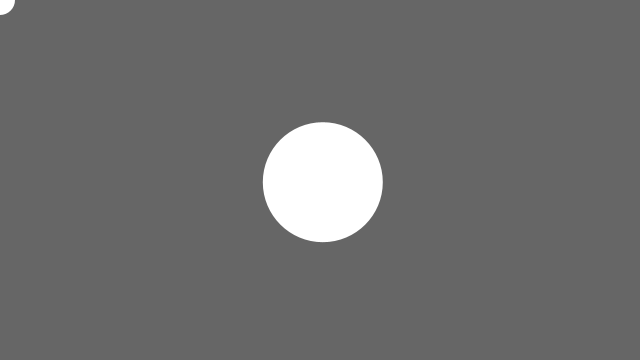
Frame 1 (no input)
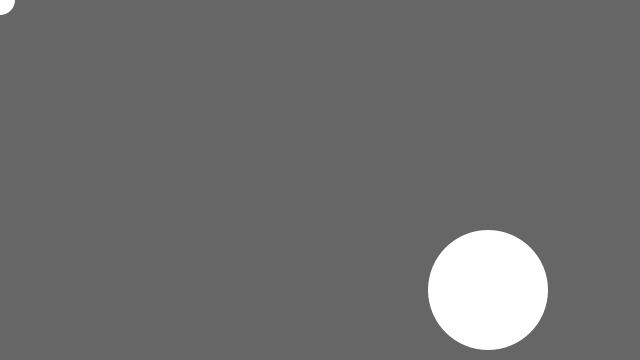
Frame 60 (the mouse pressed at the canvas centre just before this capture)
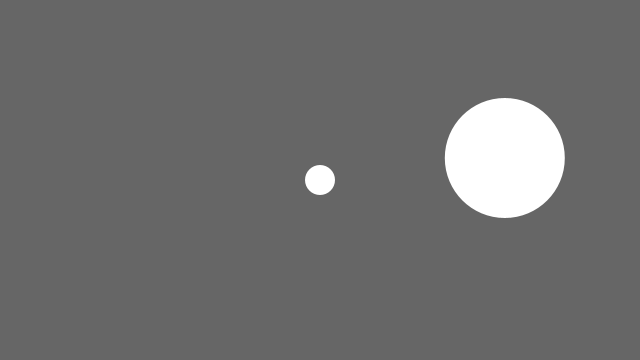
Frame 120 (the mouse held since frame 60 and released just before this capture)

The Processing sketch that drew these frames (run headless with seeded random() and noise(); from frame 60 on, the mouse is pressed at the canvas centre):

// Processing sketch: Assignment_3_events_and_collisions
// ── Assignment_3_events_and_collisions.pde
/*
Circular Collision Detection
Assignment 3
Allison Cretel
*/

int bounceRad = 60;  // radius of the bouncing ball
int mouseRad = 15;   // radius of the ball that follows the mouse

float xpos, ypos;    // position of the bouncing ball    

float xspeed = 2.8;  // speed of the bouncing ball (how many pixels travelled left or right)
float yspeed = 2.2;  // speed of the bouncing ball (how many pixels travelled up or down)

int xdirection = 1;  // left or right
int ydirection = 1;  // top to bottom

void setup() {
  // window size
  size(640, 360);

  // no outline on shapes
  noStroke();

  // frames per second
  frameRate(30);

  // third and fourth parameters of ellipse() specify half of the width and height of the shape
  ellipseMode(RADIUS);

  // set the starting position of the shape
  xpos = width/2;
  ypos = height/2;
}

void draw() {
  background(102); // grey background

  // test to see if the distance between the centers of both circles is less than their combined radii (this would mean they're colliding)
  // if yes, change the colour to blue, decrease the bouncing ball's radius, and increase the speed
  if (dist(mouseX, mouseY, xpos, ypos) < mouseRad + bounceRad) {
    fill(0, 0, 255);
    bounceRad -= 1;
    xspeed += 0.5;
    yspeed += 0.5;
  }

  // update the position of the bouncing ball
  xpos += xspeed * xdirection;
  ypos += yspeed * ydirection;

  // test to see if the bouncing ball exceeds the boundaries of the screen
  // if it does, reverse its direction by multiplying by -1
  if (xpos > width - bounceRad || xpos < bounceRad)
    xdirection *= -1;

  if (ypos > height - bounceRad || ypos < bounceRad) 
    ydirection *= -1;


  // draw the shape of the bouncing ball
  ellipse(xpos, ypos, bounceRad, bounceRad);

  // small white circle that follows the mouse
  fill(255); // colours future shapes white
  ellipse(mouseX, mouseY, mouseRad, mouseRad);
}
